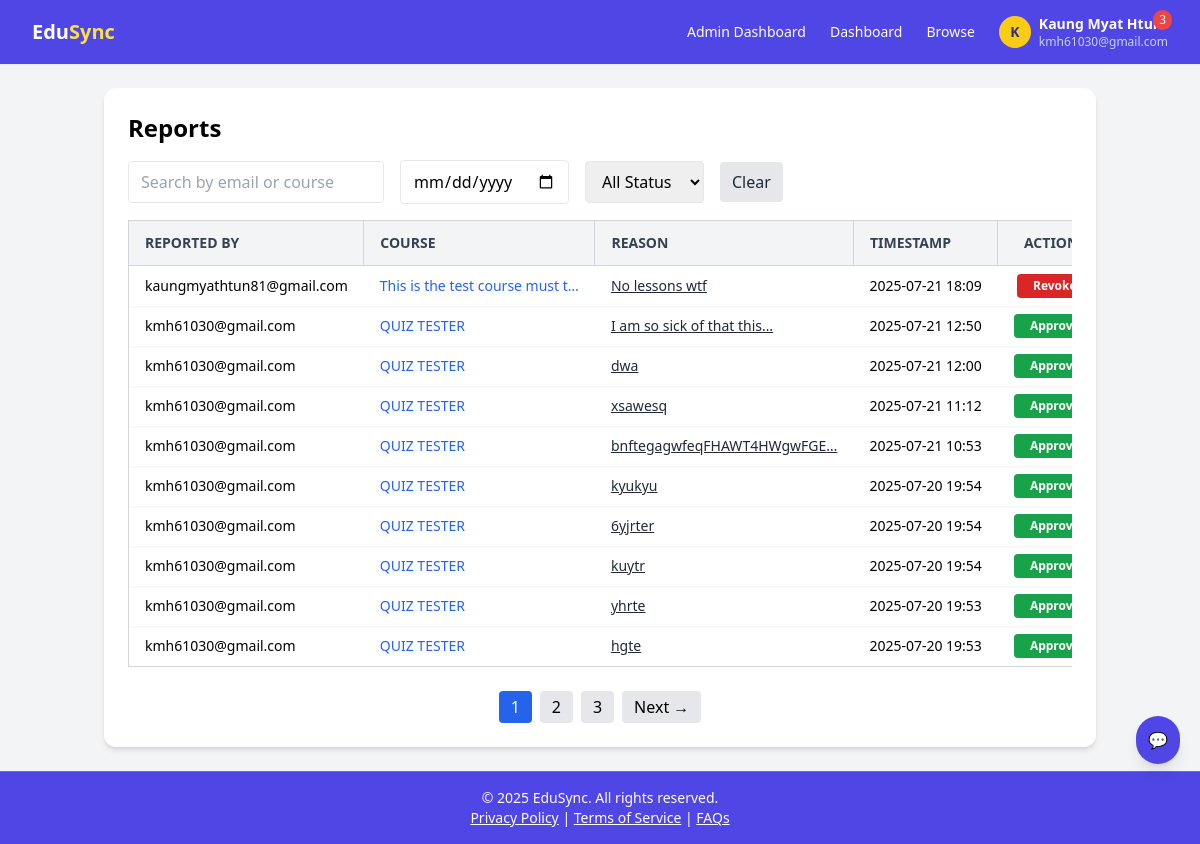
The app's page /adminpanel/reports/ (signed in) with its own data.
### accounts/models.py (models this page shows, shortened)
class CustomUser(AbstractBaseUser, PermissionsMixin):
    email = models.EmailField(unique=True)
    full_name = models.CharField(max_length=255)
    profile_picture = models.ImageField(upload_to='profile_pictures/', blank=True, null=True)
    is_staff = models.BooleanField(default=False)
    is_active = models.BooleanField(default=True)
    date_joined = models.DateTimeField(default=timezone.now)
    timeout_until = models.DateTimeField(null=True, blank=True)
    is_email_verified = models.BooleanField(default=False)
    verification_sent_at = models.DateTimeField(null=True, blank=True)
    objects = CustomUserManager()
    USERNAME_FIELD = 'email'
    REQUIRED_FIELDS = ['full_name']

### courses/models.py (models this page shows, shortened)
class CourseReport(models.Model):
    course = models.ForeignKey('Course', on_delete=models.CASCADE, related_name='reports')
    reporter = models.ForeignKey(User, on_delete=models.CASCADE)
    reason = models.TextField()
    created_at = models.DateTimeField(auto_now_add=True)

class Course(models.Model):
    title = models.CharField(max_length=200)
    description = MarkdownxField()
    instructor = models.ForeignKey(settings.AUTH_USER_MODEL, on_delete=models.PROTECT, related_name='created_courses')
    created_at = models.DateTimeField(auto_now_add=True)
    enrolled_users = models.ManyToManyField(
        settings.AUTH_USER_MODEL,
        related_name='enrolled_courses',
        blank=True
    )
    is_approved = models.BooleanField(default=True)

### adminpanel/views.py (the view)
# urls.py: path('reports/', views.report_list, name='report_list'),
@login_required
@user_passes_test(is_admin)
def report_list(request):
    query = request.GET.get('q', '')
    status = request.GET.get('status', '')
    date = request.GET.get('date', '')
    page_number = request.GET.get('page')
    reports = CourseReport.objects.select_related('reporter', 'course')
    if query:
        reports = reports.filter(
            Q(reporter__email__icontains=query) |
            Q(course__title__icontains=query)
        )
    if status == 'approved':
        reports = reports.filter(course__is_approved=True)
    elif status == 'revoked':
        reports = reports.filter(course__is_approved=False)
    if date:
        try:
            date_obj = datetime.strptime(date, '%Y-%m-%d').date()
            reports = reports.filter(created_at__date=date_obj)
        except ValueError:
            pass
    reports = reports.order_by('-created_at')
    paginator = Paginator(reports, 10)
    reports_page = paginator.get_page(page_number)
    context = {
        'reports': reports_page,
        'query': query,
        'status': status,
        'date': date,
        'page_obj': reports_page,
    }
    if request.headers.get('x-requested-with') == 'XMLHttpRequest':
        html = render_to_string('adminpanel/partials/report_table.html', context, request=request)
        return JsonResponse({'html': html})
    return render(request, 'adminpanel/report_list.html', context)

### adminpanel/views.py (called while the page is built)
def is_admin(user):
    return user.is_staff or user.is_superuser

### notifications/context_processors.py (called while the page is built)
def unread_notifications_count(request):
    if request.user.is_authenticated:
        count = Notification.objects.filter(recipient=request.user, is_read=False).count()
    else:
        count = 0
    return {'unread_notifications_count': count}

### templates/adminpanel/report_list.html (shortened to what this page needs)
{% extends "base.html" %}
{% load static %}
{% block content %}
<div class="p-6 bg-white rounded-xl shadow-md">
  <h2 class="text-2xl font-semibold mb-4">Reports</h2>
  <form method="get" id="report-filter-form" class="mb-4 flex flex-wrap items-center gap-4">
    <input
      type="text"
      name="q"
      placeholder="Search by email or course"
      value="{{ query }}"
      class="border rounded px-3 py-2 w-64"
      id="live-search"
    />
    <input
      type="date"
      name="date"
      value="{{ date }}"
      class="border rounded px-3 py-2"
      id="date-filter"
    />
    <select
      name="status"
      class="border rounded px-3 py-2"
      id="status-filter"
    >
      <option value="">All Status</option>
    </select>
    <a href="{% url 'report_list' %}" class="bg-gray-200 text-gray-800 rounded px-3 py-2 hover:bg-gray-300">Clear</a>
  </form>
  <div id="report-results">
    {% include "adminpanel/partials/report_table.html" %}
  </div>
</div>
{% endblock %}

### templates/base.html (shortened to what this page needs)
<!DOCTYPE html>
<html lang="en">
<head>
  <script src="https://cdn.tailwindcss.com"></script>
</head>
<body class="bg-gray-100 min-h-screen flex flex-col">
<nav class="bg-indigo-600 shadow-sm sticky top-0 z-50">
  <div class="max-w-7xl mx-auto px-4 sm:px-6 lg:px-8">
    <div class="flex justify-between items-center h-16">
      <a href="{% url 'dashboard' %}" class="text-xl font-bold text-white">Edu<span class="text-yellow-300">Sync</span></a>
      <div class="hidden md:flex items-center space-x-6 text-sm font-medium">
        {% if user.is_authenticated %}
          {% if user.is_staff %}
            <a href="{% url 'admin_dashboard' %}" class="{% if request.path == '/admin/' %}text-yellow-300{% else %}text-white hover:text-indigo-200{% endif %} transition">
              Admin Dashboard
            </a>
          {% endif %}
          <a href="{% url 'dashboard' %}" class="{% if request.path == '/dashboard/' %}text-yellow-300{% else %}text-white hover:text-indigo-200{% endif %} transition">
            Dashboard
          </a>
          <a href="{% url 'browse_courses' %}" class="{% if request.path == '/browse/' %}text-yellow-300{% else %}text-white hover:text-indigo-200{% endif %} transition">
            Browse
          </a>
          <div class="relative flex items-center space-x-3">
            <button id="dropdownToggle" class="relative flex items-center space-x-2 focus:outline-none text-white">
              {% if user.profile_picture %}
                <img src="{{ user.profile_picture.url }}" alt="Profile" class="w-8 h-8 rounded-full border-2 border-white object-cover" />
              {% else %}
                <div class="w-8 h-8 bg-yellow-400 text-indigo-900 rounded-full flex items-center justify-center font-semibold">
                  {{ user.full_name|default:user.email|slice:":1"|upper }}
                </div>
              {% endif %}
              {% if unread_notifications_count > 0 %}
                <span class="absolute -top-1 -right-1 bg-red-500 text-white text-xs rounded-full px-1.5 py-0.5 animate-pulse">
                  {{ unread_notifications_count }}
                </span>
              {% endif %}
              <div class="flex flex-col text-left text-white">
                <span class="text-sm font-semibold truncate">{{ user.full_name }}</span>
                <span class="text-xs text-indigo-200 truncate">{{ user.email }}</span>
              </div>
            </button>
          </div>
        {% else %}
          <a href="{% url 'login' %}" class="text-white hover:text-indigo-200 transition">Login</a>
        {% endif %}
      </div>
    </div>
  </div>
</nav>
<main class="flex-grow max-w-5xl mx-auto px-4 py-6">
  {% block content %}
  {% endblock %}
</main>
<footer class="bg-indigo-600 border-t border-indigo-500 py-4 text-center text-sm text-white">
  &copy; {% now "Y" %} EduSync. All rights reserved.
  <br />
  <a href="{% url 'privacy_policy' %}" class="hover:text-indigo-200 underline">Privacy Policy</a> |
  <a href="{% url 'terms_of_service' %}" class="hover:text-indigo-200 underline">Terms of Service</a> |
  <a href="{% url 'faq' %}" class="hover:text-indigo-200 underline">FAQs</a>
</footer>
<div id="chatbot-container" class="fixed bottom-20 right-5 z-50">
  <button id="chatbot-toggle"
    class="bg-indigo-600 text-white p-3 rounded-full shadow-lg hover:bg-indigo-700 focus:outline-none disabled:opacity-50 disabled:cursor-not-allowed">
    💬
  </button>
</body>
</html>

### templates/adminpanel/partials/report_table.html (shortened to what this page needs)
<div class="overflow-x-auto">
  <table class="min-w-full border-collapse border border-gray-300 text-sm w-full">
    <thead class="bg-gray-100 text-gray-700 uppercase text-left hidden md:table-header-group">
      <tr>
        <th class="border border-gray-300 px-4 py-3">Reported By</th>
        <th class="border border-gray-300 px-4 py-3">Course</th>
        <th class="border border-gray-300 px-4 py-3">Reason</th>
        <th class="border border-gray-300 px-4 py-3">Timestamp</th>
        <th class="border border-gray-300 px-4 py-3 text-center">Actions</th>
      </tr>
    </thead>
    <tbody class="block md:table-row-group">
      {% for report in reports %}
      <tr class="block md:table-row border border-gray-300 rounded-md mb-4 md:mb-0 md:border-0 md:rounded-none bg-white shadow-sm md:bg-transparent hover:bg-gray-50 transition-colors">
        <td class="block md:table-cell px-4 py-2 max-w-xs truncate" title="{{ report.reporter.email }}">
          {{ report.reporter.email|slice:":30" }}{% if report.reporter.email|length > 30 %}…{% endif %}
        </td>
        <td class="block md:table-cell px-4 py-2 max-w-xs truncate" title="{{ report.course.title }}">
          <a href="{% url 'course_detail' report.course.id %}" class="text-blue-600 hover:underline font-medium block">
            {{ report.course.title|slice:":30" }}{% if report.course.title|length > 30 %}…{% endif %}
          </a>
        </td>
        <td class="block md:table-cell px-4 py-2 relative max-w-sm">
          <button
            type="button"
            class="text-left text-gray-800 underline"
            onclick="toggleTooltip('tooltip-{{ forloop.counter }}')"
          >
            {{ report.reason|slice:":25" }}{% if report.reason|length > 25 %}…{% endif %}
          </button>
        </td>
        <td class="block md:table-cell px-4 py-2 whitespace-nowrap">
          {{ report.created_at|date:"Y-m-d H:i" }}
        </td>
        <td class="block md:table-cell px-4 py-2 text-center whitespace-nowrap">
          <form method="post"
              action="{% url 'toggle_course_approval' report.course.id %}?next={{ request.get_full_path|urlencode }}"
              class="inline-block"
              onsubmit="return confirmAction(this);">
            {% if report.course.is_approved %}
              <button
                type="submit"
                class="px-4 py-1 text-xs font-semibold bg-red-600 hover:bg-red-700 focus:outline-none focus:ring-2 focus:ring-red-500 text-white rounded transition"
              >
                Revoke
              </button>
            {% else %}
              <button
                type="submit"
                class="px-4 py-1 text-xs font-semibold bg-green-600 hover:bg-green-700 focus:outline-none focus:ring-2 focus:ring-green-500 text-white rounded transition"
              >
                Approve
              </button>
            {% endif %}
          </form>
        </td>
      </tr>
      {% empty %}
      <tr class="block md:table-row">
        <td colspan="5" class="block px-4 py-6 text-center text-gray-500 italic">No reports found.</td>
      </tr>
      {% endfor %}
    </tbody>
  </table>
</div>
{% if page_obj.has_other_pages %}
  <nav class="mt-6 flex justify-center flex-wrap gap-2" aria-label="Pagination">
    {% for num in page_obj.paginator.page_range %}
      {% if num >= page_obj.number|add:'-2' and num <= page_obj.number|add:'2' %}
        {% if num == page_obj.number %}
          <span class="px-3 py-1 bg-blue-600 text-white rounded">{{ num }}</span>
        {% else %}
          <a href="?page={{ num }}" class="px-3 py-1 bg-gray-200 rounded hover:bg-gray-300">{{ num }}</a>
        {% endif %}
      {% endif %}
    {% endfor %}
    {% if page_obj.has_next %}
      <a href="?page={{ page_obj.next_page_number }}" class="px-3 py-1 bg-gray-200 rounded hover:bg-gray-300">Next →</a>
    {% endif %}
  </nav>
{% endif %}

### records on screen
CustomUser: full_name "K", full_name "Kaung Myat Htun", email "kmh61030@gmail.com"
CourseReport: reporter.email "kaungmyathtun81@gmail.com", course "This is the test course must t", reason "No lessons wtf", created_at "2025-07-21 18:09", shows "Revoke"
CourseReport: reporter.email "kmh61030@gmail.com", course "QUIZ TESTER", reason "I am so sick of that this", created_at "2025-07-21 12:50", shows "Approve"
CourseReport: reporter.email "kmh61030@gmail.com", course "QUIZ TESTER", reason "dwa", created_at "2025-07-21 12:00", shows "Approve"
CourseReport: reporter.email "kmh61030@gmail.com", course "QUIZ TESTER", reason "xsawesq", created_at "2025-07-21 11:12", shows "Approve"
CourseReport: reporter.email "kmh61030@gmail.com", course "QUIZ TESTER", reason "bnftegagwfeqFHAWT4HWgwFGE", created_at "2025-07-21 10:53", shows "Approve"
CourseReport: reporter.email "kmh61030@gmail.com", course "QUIZ TESTER", reason "kyukyu", created_at "2025-07-20 19:54", shows "Approve"
CourseReport: reporter.email "kmh61030@gmail.com", course "QUIZ TESTER", reason "6yjrter", created_at "2025-07-20 19:54", shows "Approve"
CourseReport: reporter.email "kmh61030@gmail.com", course "QUIZ TESTER", reason "kuytr", created_at "2025-07-20 19:54", shows "Approve"
CourseReport: reporter.email "kmh61030@gmail.com", course "QUIZ TESTER", reason "yhrte", created_at "2025-07-20 19:53", shows "Approve"
CourseReport: reporter.email "kmh61030@gmail.com", course "QUIZ TESTER", reason "hgte", created_at "2025-07-20 19:53", shows "Approve"

### other values on screen
{{ unread_notifications_count }} "3"
{{ num }} "1"
{{ num }} "2" "3"
